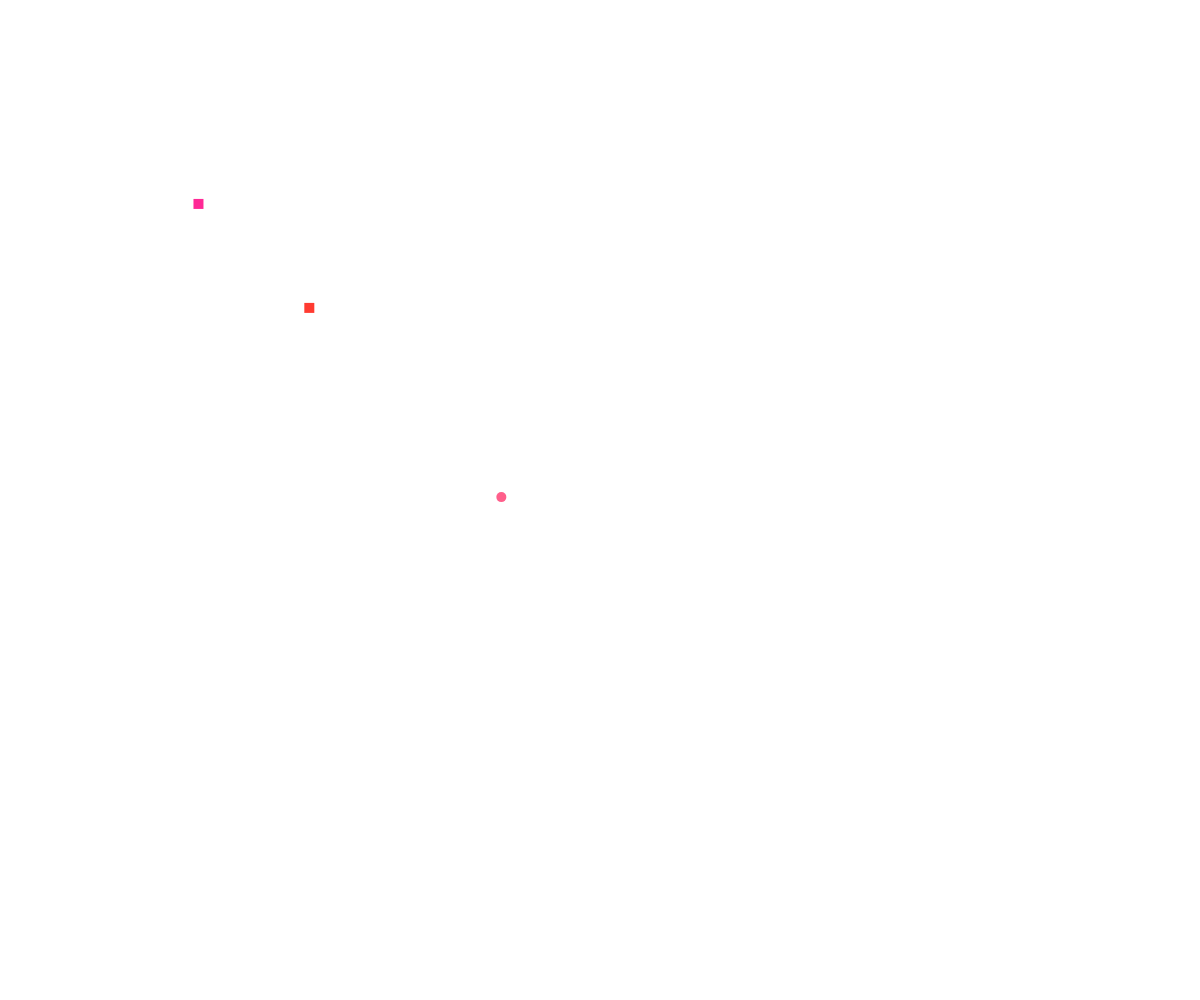
Frame 1 (no input)
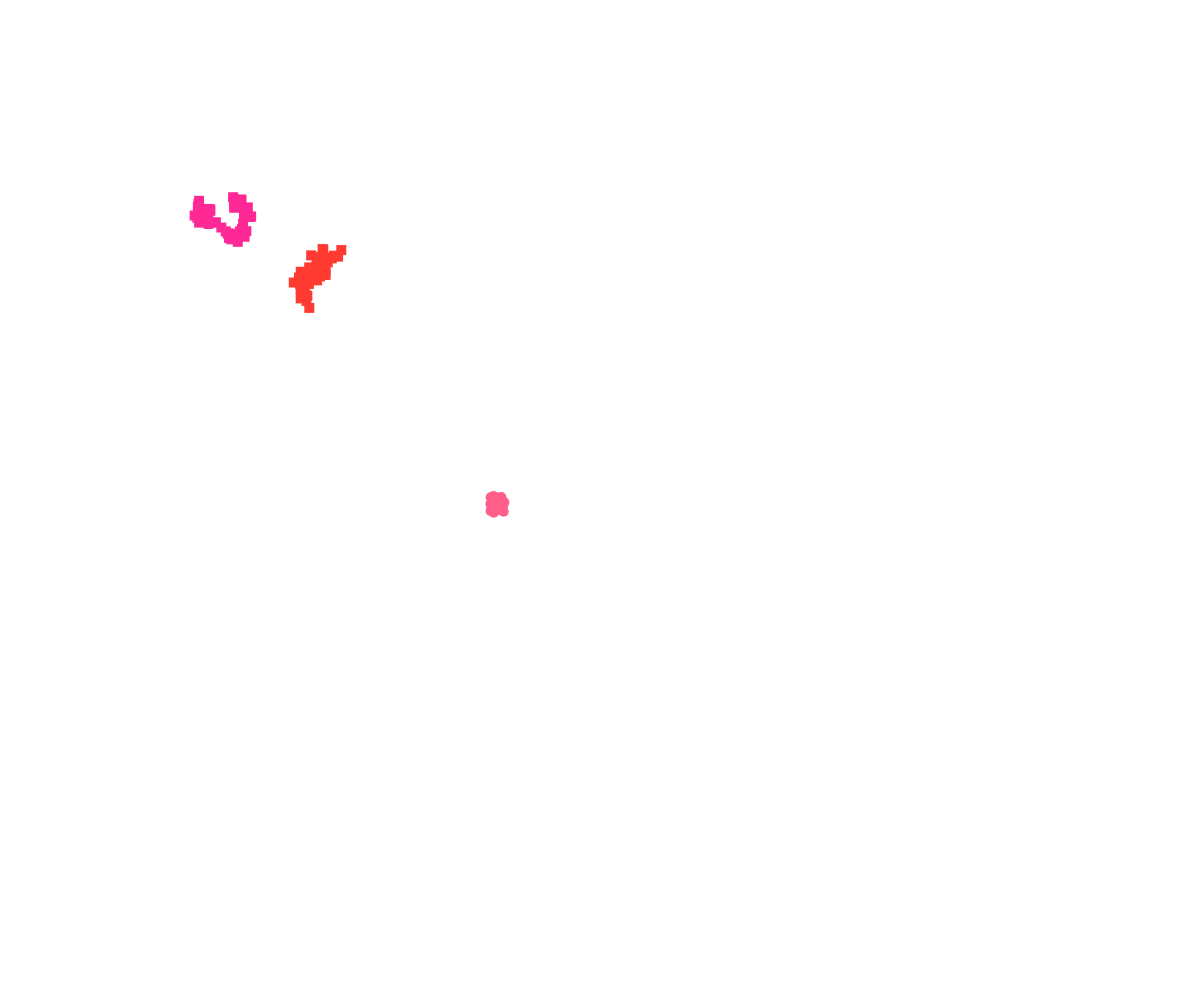
Frame 60 (no input)
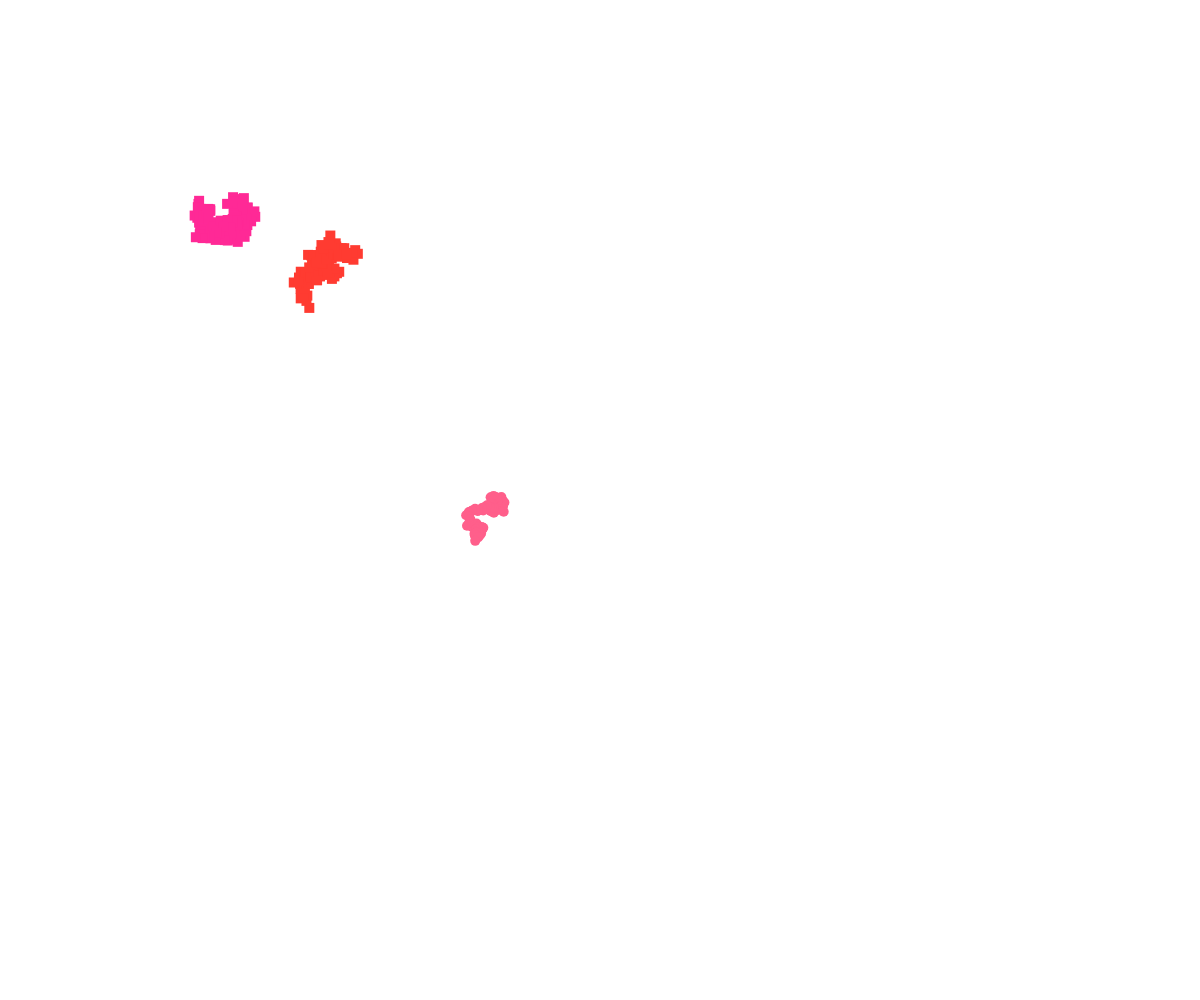
Frame 120 (the mouse pressed at the canvas centre since frame 60)

The p5.js sketch that drew these frames (run headless with seeded random() and noise() and a simulated clock; from frame 60 on, the mouse is pressed at the canvas centre):

// p5.js sketch
// ── sketch.js
let w1;
let w2;
let w3;

function setup() {
  createCanvas(windowWidth, windowHeight);
  w1 = new Walker(200, 200);
  w2 = new Walker(300, 300);
  w3 = new Walker(500, 500);

}

function draw() {
  w1.update();
  w1.display();
  w2.update();
  w2.display();
  w3.update();
  w3.display();




}
class Walker {
  constructor(_x, _y) {
    this.posx = _x;
    this.posy = _y;
    this.vel = random(1, 10);
    this.color = color(255, random(0, 200), random(0, 200));
    this.esCirculo = random() > 0.5 ? true : false;

    // this.r = random();
    // this.esCirculo;
    // if (this.r > 0.5) {
    //   this.esCirculo = true;
    // } else {
    //   this.esCirculo = false
    // }

  }

  update() {
    this.posx += random(-this.vel, this.vel);
    this.posy += random(-this.vel, this.vel);
  }

  display() {
    fill(this.color);
    noStroke();
    if (this.esCirculo) {
      circle(this.posx, this.posy, 10);
    } else {
      rect(this.posx, this.posy, 10, 10);
    }
  }
}
